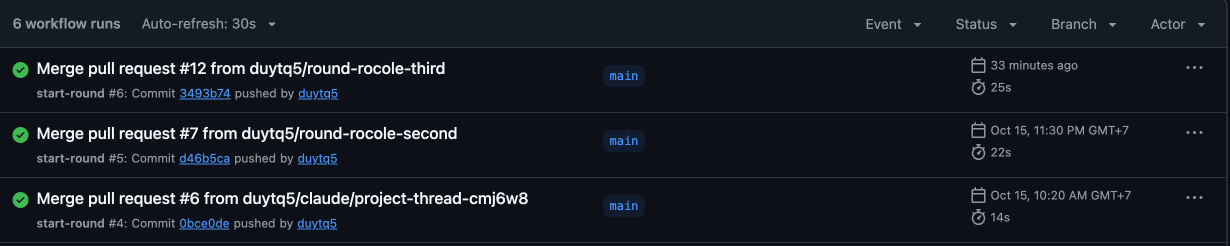
#> input picture slides/assets/operator/start-round-runs.png, 2459 x 492 px, found by its file name (shown at 1/2 size)
$ python start_round.py
#> lines starting #> are read from the running program, lines starting #| are printed output that depends on the picture
"""Vẽ chú thích lên ảnh chụp danh sách workflow start-round: khung quanh lần chạy
của PR #12 và một ô chú thích ở khoảng trống giữa dòng.

Chạy từ thư mục slides: python3 diagrams/start_round.py
Toạ độ đo trên ảnh thu về 2000 px chiều ngang.
"""
from PIL import Image, ImageDraw, ImageFont

SRC = "assets/operator/start-round-runs.png"
OUT = "assets/operator/start-round-runs-annotated.png"
ORANGE = (255, 109, 4)
INK = (31, 41, 51)
MUTED = (82, 96, 109)
FONT = "/System/Library/Fonts/Supplemental/Arial Unicode.ttf"
BOLD = "/System/Library/Fonts/Supplemental/Arial Bold.ttf"

base = Image.open(SRC).convert("RGB")
k = base.width / 2000
#> k = 1.23


def s(*v):
    return [round(x * k) for x in v]


ROW = (6, 84, 1990, 180)  # lần chạy của PR #12
NOTE = (1075, 92, 1545, 172)

# Làm mờ các dòng khác, giữ sáng dòng của PR #12.
img = Image.blend(base, Image.new("RGB", base.size, (0, 0, 0)), 0.45)
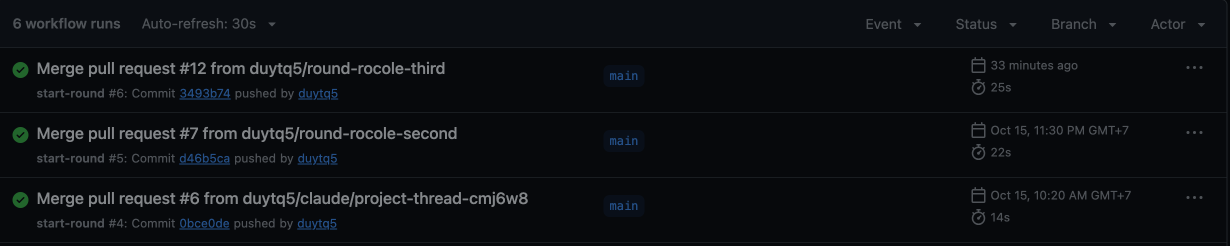
#> img: PIL image 2459x492 RGB (shown at 1/2 size); mean R, G, B 12, 14.6, 18.2
img.paste(base.crop(s(*ROW)), s(*ROW)[:2])
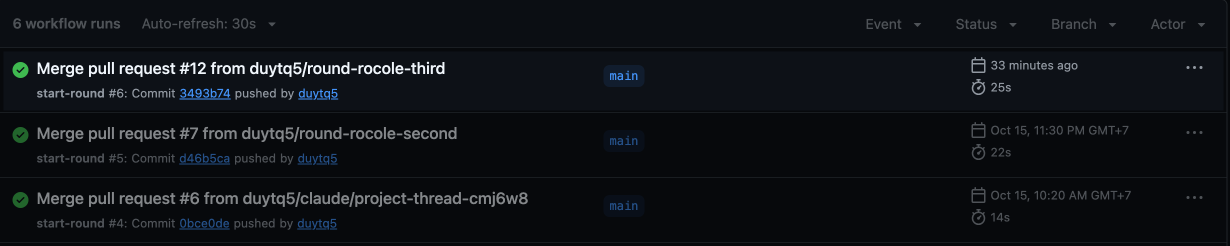
#> img: PIL image 2459x492 RGB (shown at 1/2 size); mean R, G, B 14.3, 17.5, 21.9
d = ImageDraw.Draw(img)
d.rounded_rectangle(s(*ROW), radius=round(8 * k), outline=ORANGE, width=round(4 * k))
d.rounded_rectangle(s(*NOTE), radius=round(8 * k), fill="white", outline=ORANGE, width=round(3 * k))
d.text(s(NOTE[0] + 16, NOTE[1] + 10), "Merge PR #12 → start-round thành công",
       font=ImageFont.truetype(BOLD, round(22 * k)), fill=INK)
d.text(s(NOTE[0] + 16, NOTE[1] + 44), "Chạy 25 giây. Vòng gán nhãn thứ ba bắt đầu.",
       font=ImageFont.truetype(FONT, round(19 * k)), fill=MUTED)
img.save(OUT, optimize=True)
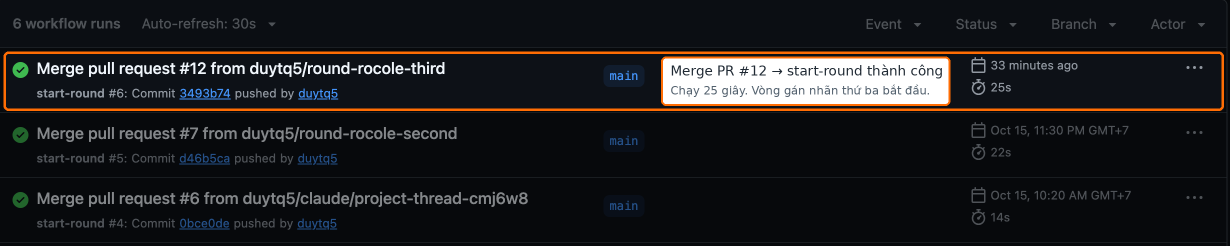
#> saved as start-round-runs-annotated.png: PIL image 2459x492 RGB (shown at 1/2 size); mean R, G, B 30, 29.3, 30.7
